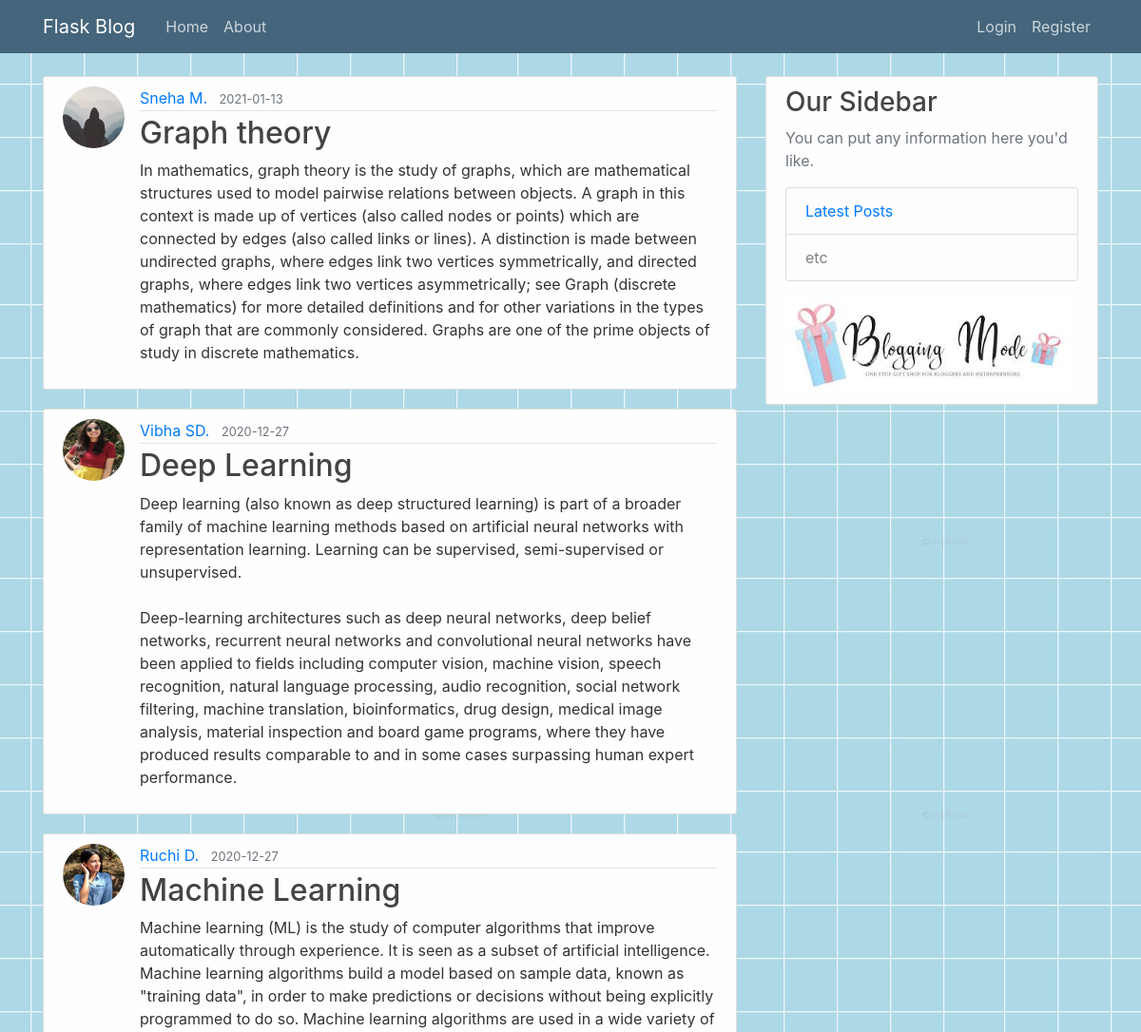
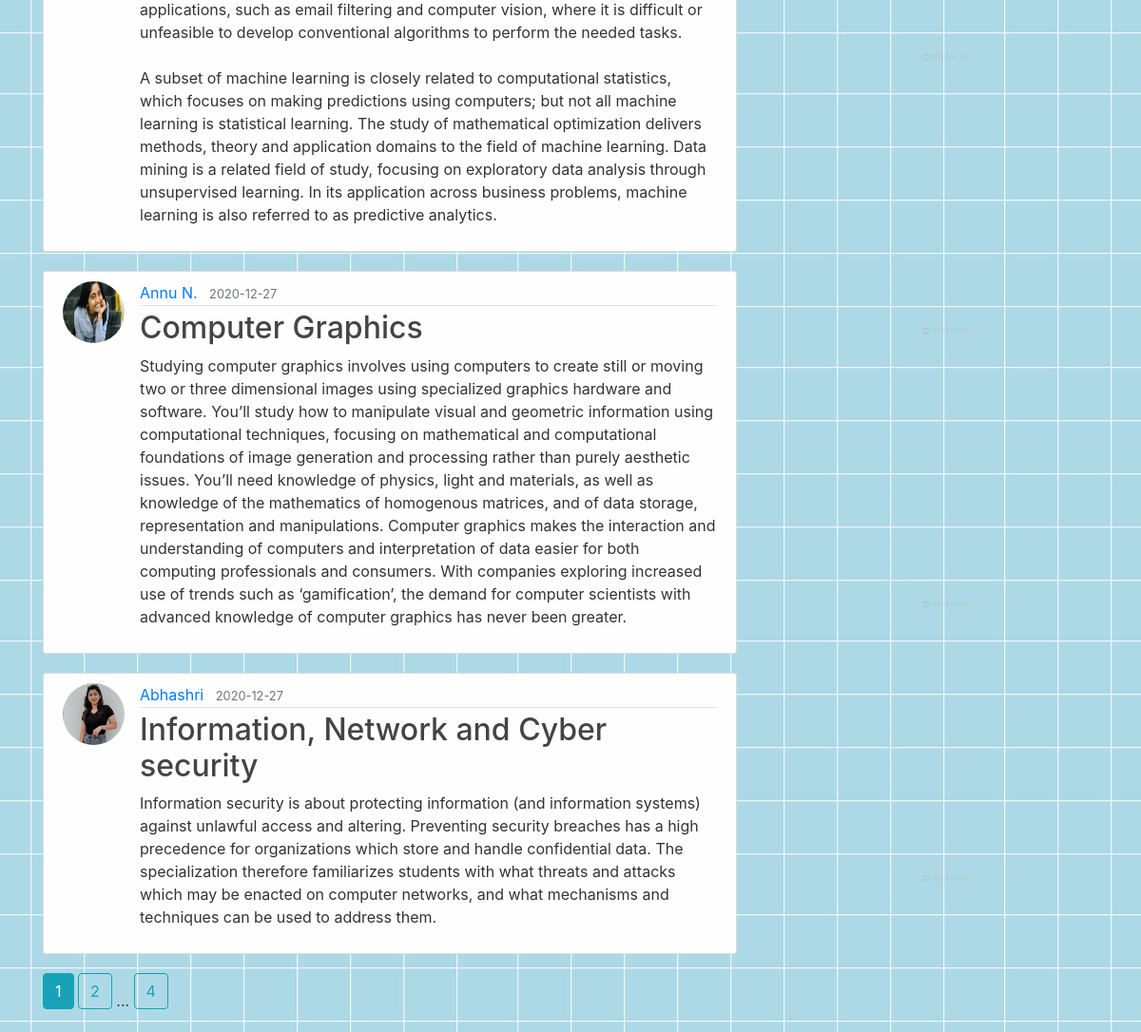
The page /home on the database its author committed (2 pictures, top to bottom).
### flaskboard/models.py (models this page shows, shortened)
class Post(db.Model):
    id = db.Column(db.Integer, primary_key=True)
    title = db.Column(db.String(100), nullable=False)
    date_posted = db.Column(db.DateTime, nullable=False, default=datetime.utcnow)
    content = db.Column(db.Text, nullable=False)
    user_id = db.Column(db.Integer, db.ForeignKey('user.id'), nullable=False)

class User(db.Model, UserMixin):
    id = db.Column(db.Integer, primary_key=True)
    username = db.Column(db.String(20), unique=True, nullable=False)
    email = db.Column(db.String(120), unique=True, nullable=False)
    image_file = db.Column(db.String(20), nullable=False, default='default.jpg')
    password = db.Column(db.String(60), nullable=False)
    posts = db.relationship('Post', backref='author', lazy=True)

### flaskboard/routes.py (the view)
@app.route("/home")
def home():
    page = request.args.get('page', 1, type=int)
    posts = Post.query.order_by(Post.date_posted.desc()).paginate(page=page, per_page=5)
    return render_template('home.html', posts=posts)

### flaskboard/templates/home.html
{% extends "layout.html" %}
{% block content %}
    {% for post in posts.items %}
        <article class="media content-section">
          <img class="rounded-circle article-img" src="{{ url_for('static', filename='profile_pics/' + post.author.image_file) }}">
          <div class="media-body">
            <div class="article-metadata">
              <a class="mr-2" href="{{ url_for('user_posts', username=post.author.username) }}">{{ post.author.username }}</a>
              <small class="text-muted">{{ post.date_posted.strftime('%Y-%m-%d') }}</small>
            </div>
            <h2><a class="article-title" href="{{ url_for('post', post_id=post.id) }}">{{ post.title }}</a></h2>
            <p class="article-content">{{ post.content }}</p>
          </div>
        </article>
    {% endfor %}
    {% for page_num in posts.iter_pages(left_edge=1, right_edge=1, left_current=1, right_current=2) %}
      {% if page_num %}
        {% if posts.page == page_num %}
          <a class="btn btn-info mb-4" href="{{ url_for('home', page=page_num) }}">{{ page_num }}</a>
        {% else %}
          <a class="btn btn-outline-info mb-4" href="{{ url_for('home', page=page_num) }}">{{ page_num }}</a>
        {% endif %}
      {% else %}
        ...
      {% endif %}
    {% endfor %}
{% endblock content %}

### flaskboard/static/main.css (style rules this page uses)
body { background-image: url('bgimg.jpeg'); color: #333333; margin-top: 5rem; }
h1, h2, h3, h4, h5, h6 { color: #444444; }
.content-section { background: #fffefe; padding: 10px 20px; border: 1px solid #dddddd; border-radius: 3px; margin-bottom: 20px; }
.article-title { color: #444444; }
.article-content { white-space: pre-line; }
.article-img { height: 65px; width: 65px; margin-right: 16px; }
.article-metadata { padding-bottom: 1px; margin-bottom: 4px; border-bottom: 1px solid #e3e3e3 }

### rows shown on the page
Post: image_file (placeholder picture), author.username "Sneha M.", date_posted "2021-01-13", title "Graph theory", content "In mathematics, graph theory is the study of graphs, which are mathematical structures used to model pairwise relations between objects. A graph in this context is made up of vertices (also called nodes or points) which are connected by edges (also called links or lines). A distinction is made between undirected graphs, where edges link two vertices symmetrically, and directed graphs, where edges link two vertices asymmetrically; see Graph (discrete mathematics) for more detailed definitions and for other variations in the types of graph that are commonly considered. Graphs are one of the prime objects of study in discrete mathematics."
Post: image_file (picture), author.username "Vibha SD.", date_posted "2020-12-27", title "Deep Learning", content "Deep learning (also known as deep structured learning) is part of a broader family of machine learning methods based on artificial neural networks with representation learning. Learning can be supervised, semi-supervised or unsupervised. Deep-learning architectures such as deep neural networks, deep belief networks, recurrent neural networks and convolutional neural networks have been applied to fields including computer vision, machine vision, speech recognition, natural language processing, audio recognition, social network filtering, machine translation, bioinformatics, drug design, medical image analysis, material inspection and board game programs, where they have produced results…"
Post: image_file (picture), author.username "Ruchi D.", date_posted "2020-12-27", title "Machine Learning", content "Machine learning (ML) is the study of computer algorithms that improve automatically through experience. It is seen as a subset of artificial intelligence. Machine learning algorithms build a model based on sample data, known as \"training data\", in order to make predictions or decisions without being explicitly programmed to do so. Machine learning algorithms are used in a wide variety of applications, such as email filtering and computer vision, where it is difficult or unfeasible to develop conventional algorithms to perform the needed tasks. A subset of machine learning is closely related to computational statistics, which focuses on making predictions using computers; but not all…"
Post: image_file (picture), author.username "Annu N.", date_posted "2020-12-27", title "Computer Graphics", content "Studying computer graphics involves using computers to create still or moving two or three dimensional images using specialized graphics hardware and software. You’ll study how to manipulate visual and geometric information using computational techniques, focusing on mathematical and computational foundations of image generation and processing rather than purely aesthetic issues. You’ll need knowledge of physics, light and materials, as well as knowledge of the mathematics of homogenous matrices, and of data storage, representation and manipulations. Computer graphics makes the interaction and understanding of computers and interpretation of data easier for both computing professionals and…"
Post: image_file (picture), author.username "Abhashri", date_posted "2020-12-27", title "Information, Network and Cyber security", content "Information security is about protecting information (and information systems) against unlawful access and altering. Preventing security breaches has a high precedence for organizations which store and handle confidential data. The specialization therefore familiarizes students with what threats and attacks which may be enacted on computer networks, and what mechanisms and techniques can be used to address them."

### other values the page prints
{{ page_num }} "1"
{{ page_num }} "2" "4"
